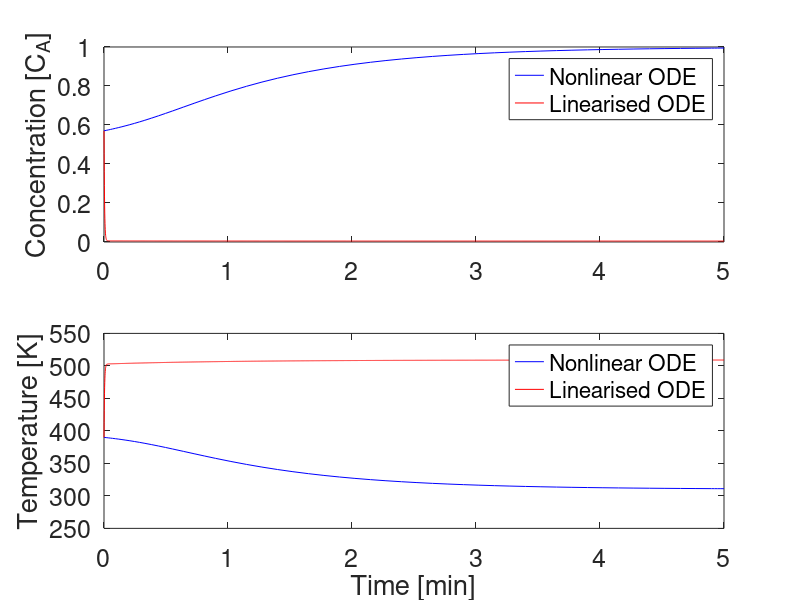
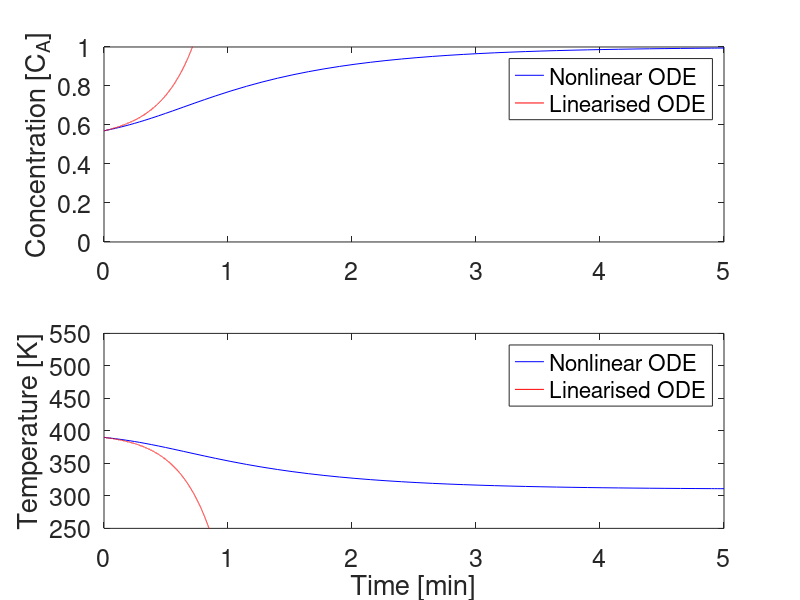
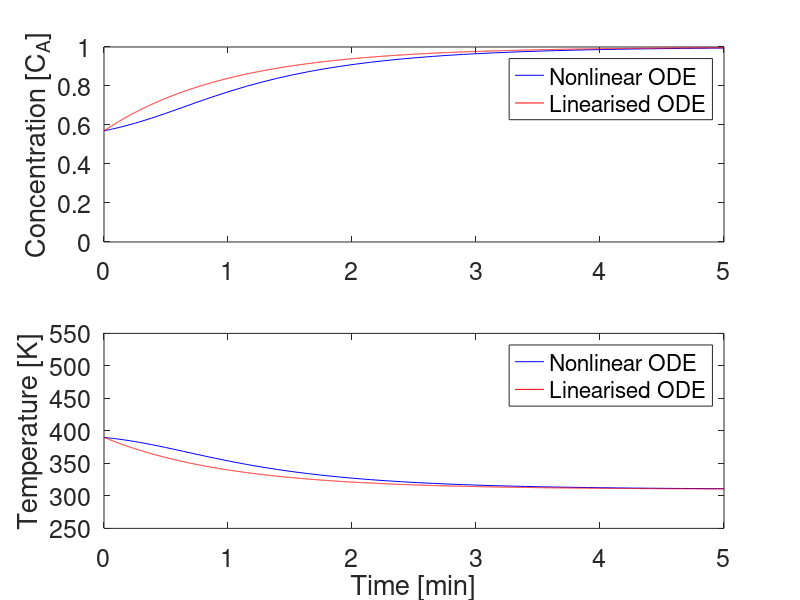

MATLAB code to generate these figures, in order:
% CSTR Linearisation
clear all
close all
clc
format short
options = optimset('Display','off');

%% Specify the reactor parameters
V = 0.1; %m3 
R = 8.314; %kJ/kmol.K
CA0 = 1.0; %kmol/m3
TA0 = 310.0; %K
Q = 0.0; %kJ/min
dH = -4.78e4; %kJ/kmol
k0 = 72.0e9; %1/min
E = 8.314e4; %kJ/kmol
Cp = 0.239; %kJ/kgK
rho = 1000.0; %kg/m3
F = 100e-3; %m3/min

%% Reactor dynamics
% x(1) = CA
% x(2) = TR
sys = @(t, x) [F/V*CA0 - (F/V + k0*exp(-E/(R*x(2))))*x(1);
                F/V*TA0 - F/V*x(2) - dH/(rho*Cp)*k0*exp(-E/(R*x(2)))*x(1)+Q/(rho*Cp*V)];

J = @(x) [-F/V-k0*exp(-E/(R*x(2))),-x(1)*k0*exp(-E/(R*x(2)))*(E/(R*x(2)^2));-dH/(rho*Cp)*k0*exp(-E/(R*x(2))),-(F/V + dH/(rho*Cp)*k0*exp(-E/(R*x(2)))*(E/(R*x(2)^2))*x(1))];

guess1 = [0.0, 509.];
guess2 = [0.57, 395.];
guess3 = [0.99, 310.];
[xss1, ~] = fsolve(@(x) sys(1.0, x), guess1, options);
[xss2, ~] = fsolve(@(x) sys(1.0, x), guess2, options);
[xss3, ~] = fsolve(@(x) sys(1.0, x), guess3, options);      

J1 = J(xss1);
% e1 = eig(J1) $stability for critical point
J2 = J(xss2);
% e2 = eig(J2) $stability for critical point
J3 = J(xss3);
% e3 = eig(J3) $stability for critical point

lin1 = @(x, Q) J1*x - J1*xss1' + [0.0; 1./(rho*Cp*V)]*Q;
lin2 = @(x, Q) J2*x - J2*xss2' + [0.0; 1./(rho*Cp*V)]*Q;
lin3 = @(x, Q) J3*x - J3*xss3' + [0.0; 1./(rho*Cp*V)]*Q;

%% Check Approximations
init1 = [0.57; 390];
tend = 5;
%% Approximation 1
[t1, y1] = ode45(sys, [0 tend], init1);

h1 = 0.001;
t1s = 0:h1:tend;
y1lin = zeros(2,length(t1s));
y1lin(:, 1) = init1;
for k=2:length(t1s)
    y1lin(:,k) = y1lin(:,k-1) + h1*lin1(y1lin(:,k-1),0.0);
end

figure(1)
subplot(2,1,1)
p1 = plot(t1,y1(:,1),'b');
hold on
p1lin = plot(t1s, y1lin(1,:),'r');
ylim([0.0, 1.0])
hold off
legend([p1, p1lin],'Nonlinear ODE','Linearised ODE');
ylabel('Concentration [C_A]','fontsize', 18)
set(gca,'fontsize', 18);

subplot(2,1,2)
p2 = plot(t1,y1(:,2),'b');
hold on
p2lin = plot(t1s, y1lin(2,:),'r');
ylim([250, 550])
hold off
legend([p2, p2lin],'Nonlinear ODE','Linearised ODE');
xlabel('Time [min]','fontsize', 18)
ylabel('Temperature [K]','fontsize', 18)
set(gca,'fontsize', 18);

%% Approximation 2
% init1 = [0.54; 395.];
[t1, y1] = ode45(sys, [0 tend], init1);

h1 = 0.0001;
t1s = 0:h1:tend;
y1lin = zeros(2,length(t1s));
y1lin(:, 1) = init1;
for k=2:length(t1s)
    y1lin(:,k) = y1lin(:,k-1) + h1*lin2(y1lin(:,k-1),0.0);
end

figure(2)
subplot(2,1,1)
p1 = plot(t1,y1(:,1),'b');
hold on
p1lin = plot(t1s, y1lin(1,:),'r');
ylim([0.0, 1.0])
hold off
legend([p1, p1lin],'Nonlinear ODE','Linearised ODE');
ylabel('Concentration [C_A]','fontsize', 18)
set(gca,'fontsize', 18);

subplot(2,1,2)
p2 = plot(t1,y1(:,2),'b');
hold on
p2lin = plot(t1s, y1lin(2,:),'r');
ylim([250, 550])
hold off
legend([p2, p2lin],'Nonlinear ODE','Linearised ODE');
xlabel('Time [min]','fontsize', 18)
ylabel('Temperature [K]','fontsize', 18)
set(gca,'fontsize', 18);

%% Approximation 3
% init1 = [0.65; 400];
[t1, y1] = ode45(sys, [0 tend], init1);

h1 = 0.001;
t1s = 0:h1:tend;
y1lin = zeros(2,length(t1s));
y1lin(:, 1) = init1;
for k=2:length(t1s)
    y1lin(:,k) = y1lin(:,k-1) + h1*lin3(y1lin(:,k-1),0.0);
end

figure(3)
subplot(2,1,1)
p1 = plot(t1,y1(:,1),'b');
hold on
p1lin = plot(t1s, y1lin(1,:),'r');
ylim([0.0, 1.0])
hold off
legend([p1, p1lin],'Nonlinear ODE','Linearised ODE');
ylabel('Concentration [C_A]','fontsize', 18)
set(gca,'fontsize', 18);

subplot(2,1,2)
p2 = plot(t1,y1(:,2),'b');
hold on
p2lin = plot(t1s, y1lin(2,:),'r');
ylim([250, 550])
hold off
legend([p2, p2lin],'Nonlinear ODE','Linearised ODE');
xlabel('Time [min]','fontsize', 18)
ylabel('Temperature [K]','fontsize', 18)
set(gca,'fontsize', 18);
